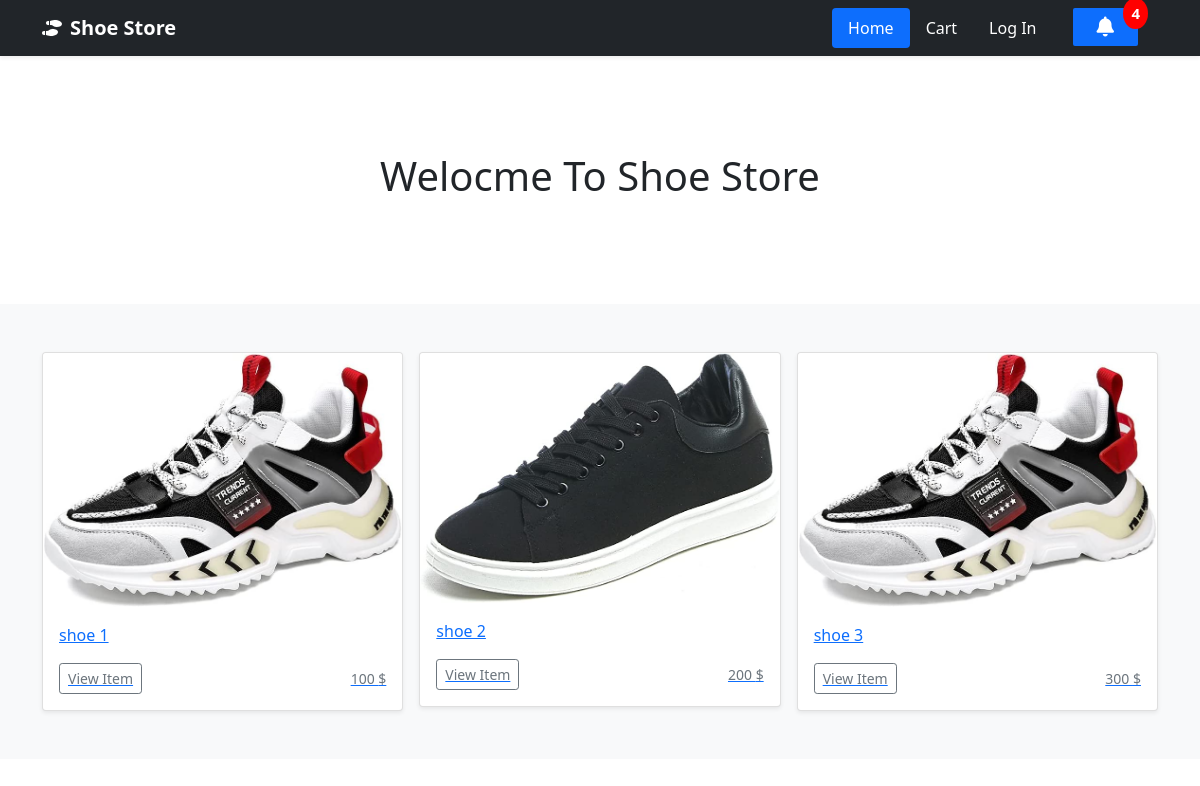
The page / on the database its author committed.
### ecommerce/models.py (models this page shows, shortened)
class Item(models.Model):
    title = models.CharField(max_length=150)
    price = models.IntegerField()
    slug = models.SlugField()
    description = models.TextField()
    image = models.ImageField(default='default.jpg',
                            upload_to='product_images')

### ecommerce/views.py (the view)
# urls.py: path('', HomeView.as_view(), name="home"),
class HomeView(View):
    def get(self, *args, **kwargs):
        items = Item.objects.all()
        context = {
            "items":items,
            "room_name": "orderComplete"
        }
        return render(self.request, 'index.html', context)

### ecommerce/custom_context_processors.py (called while the page is built)
def notifications(request):
    notifications = OrderNotification.objects.all()
    return {"notifications": notifications}

### templates/index.html (shortened to what this page needs)
{% extends 'base.html' %}
{% load static %}
{% block header %}
<div class="navbar navbar-dark bg-dark shadow-sm">
  <div class="container">
    <a href="{% url 'home' %}" class="navbar-brand d-flex align-items-center">
      <strong>Shoe Store</strong>
    </a>
    <ul class="nav nav-pills">
      <li class="nav-item"><a href="{% url 'home' %}" class="nav-link active  text-white" aria-current="page">Home</a></li>
      <li class="nav-item"><a href="{% url 'order_summary' %}" class="nav-link text-white">Cart</a></li>
      {% if user.is_authenticated %}
        <li class="nav-item"><a href="accounts/logout" class="nav-link text-white">Log Out</a></li>
      {% else %}
      <li class="nav-item"><a href="accounts/login" class="nav-link text-white">Log In</a></li>
      {% endif %}
      <li class="nav-item dropdown notification-section">
        <a href="#" class="notification dropdown-toggle" id="navbarDropdown" role="button"
            data-bs-toggle="dropdown" aria-expanded="true">
            <span><i class='fa fa-bell'></i></span>
            <span class="badge" id="notification-badge">{{ notifications | length }}</span>
        </a>
    </li>
    </ul>
  </div>
</div>
</header>
{% endblock %}
{% block content %}
<section class="py-5 text-center container">
  <div class="row py-lg-5">
    <div class="col-lg-6 col-md-8 mx-auto">
      <h1 class="fw-light">Welocme To Shoe Store</h1>
    </div>
  </div>
</section>
<div class="album py-5 bg-light">
  <div class="container">
    <div class="row row-cols-1 row-cols-sm-2 row-cols-md-3 g-3">
      {% for item in items %}
      <a href="{% url 'detail' item.slug %}">
        <div class="col">
          <div class="card shadow-sm">
            <img src="{{item.image.url}}" class="rounded fluid" alt="">
            <div class="card-body">
              <p class="card-text">{{ item.description }}</p>
              <div class="d-flex justify-content-between align-items-center">
                <div class="btn-group">
                  <button type="button" class="btn btn-sm btn-outline-secondary">View Item</button>
                </div>
                <small class="text-muted">{{ item.price }} $</small>
              </div>
            </div>
          </div>
        </div>
      </a>
      {% endfor %}
    </div>
  </div>
</div>
{% endblock %}

### templates/base.html (style rules this page uses)
.notification { background-color: #0d6efd; color: white; text-decoration: none; padding: 4px 24px; margin-right: 20px; margin-left: 20px; position: relative; display: inline-block; border-radius: 2px; font-size: 20px; }
.notification .badge { position: absolute; top: -10px; right: -10px; padding: 8px 8px; border-radius: 50%; background: red; color: white; }
.notification-section .dropdown-toggle::after { content: none; }
.dropdown-toggle::after { color: #fff; }

### rows shown on the page
Item: image (picture), description "shoe 1", price "100"
Item: image (picture), description "shoe 2", price "200"
Item: image (picture), description "shoe 3", price "300"

### other values the page prints
{{ notifications | length }} "4"
